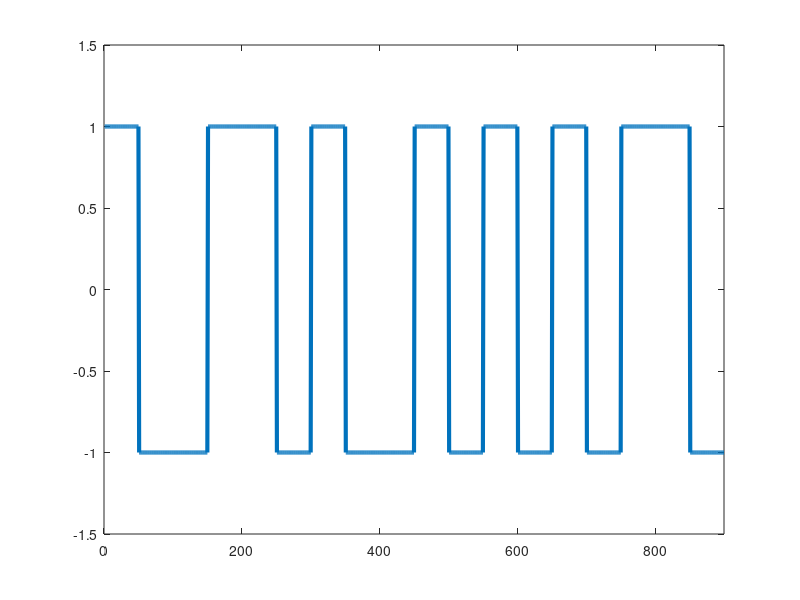

Here is the MATLAB script that generated this plot:
input_data = [0 1 0 0 1 1 1 1 0];
bit_duration = 100;
time = 1:1:bit_duration*length(input_data);

%modulation
output_data = zeros(1, bit_duration*length(input_data));
index = 1;
for i=1:length(input_data)
  if input_data(i)==0
    for j=1:bit_duration/2
      output_data(index) = 1;
      index = index + 1;
    endfor
    for j=1:bit_duration/2
      output_data(index) = -1;
      index = index + 1;
    endfor
  else
    for j=1:bit_duration/2
      output_data(index) = -1;
      index = index + 1;
    endfor
    for j=1:bit_duration/2
      output_data(index) = 1;
      index = index + 1;
    endfor
  endif
endfor
plot(time, output_data, 'LineWidth', 3);
xlim([0 length(time)]);
ylim([-1.5 1.5]);

% demodulation
demodulated_data = zeros(1, length(output_data)/bit_duration);
index = 1;
for i = 1:bit_duration:length(output_data)
  if output_data(i) == 1
    demodulated_data(index) = 0;
    index = index + 1;
  else
    demodulated_data(index) = 1;
    index = index + 1;
  endif
endfor
demodulated_data

% self synchronization ache, no dc component, no baseline wondering, r=.5 Savg = N